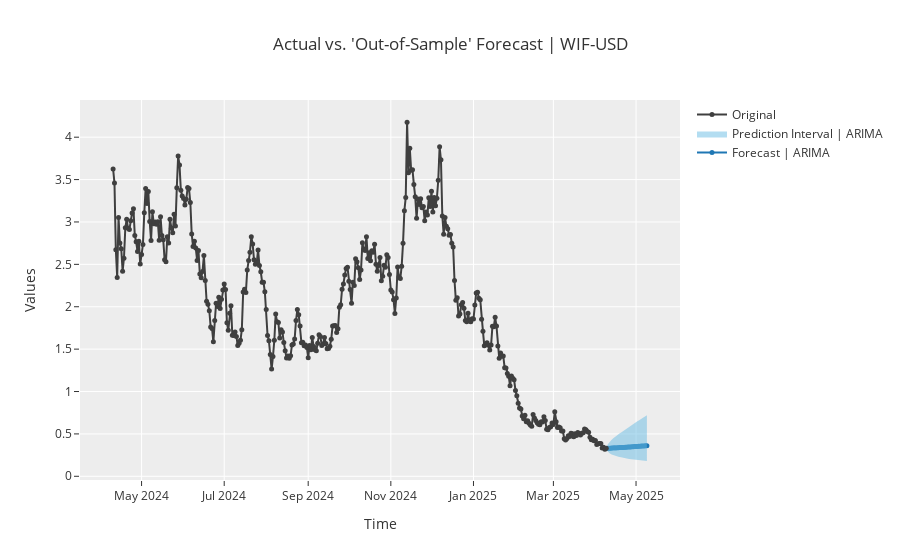
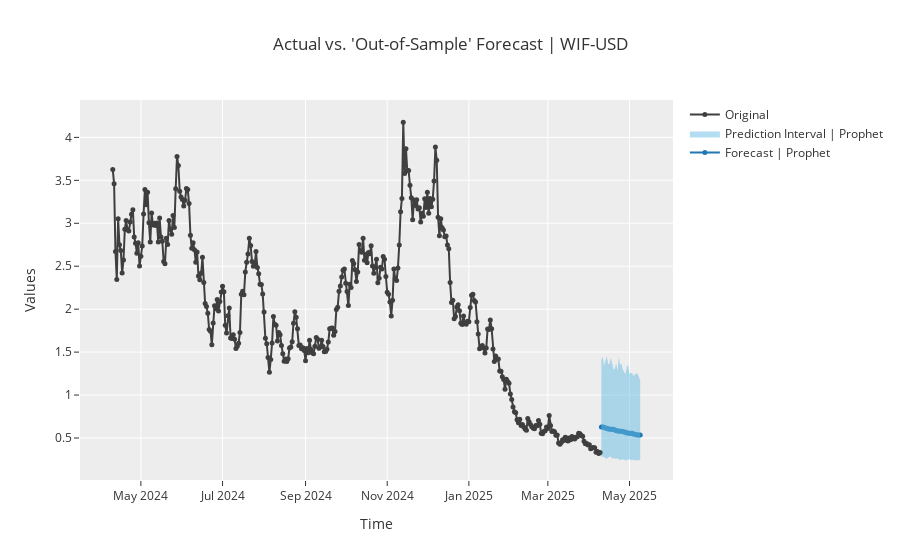

Notebook code cell kept with these figures, in order:
### Code cell
wif = df.loc[:,'WIF-USD']
# Set up PyCaret environment
s = setup(data=wif, 
          target = 'WIF-USD',
          transform_target='log',
          fh=30,  # Forecast horizon
          session_id=123,
          fold_strategy='expanding',
          seasonal_period='D',
          #fold_spans="adaptive",
          numeric_imputation_target = 'drift')
arima = create_model('arima')
prophet = create_model('prophet')
tuned_arima = tune_model(arima)
tuned_prophet = tune_model(prophet)
final_arima = finalize_model(tuned_arima)
final_prophet = finalize_model(tuned_prophet)
#future_dates = pd.date_range(df.index[-1], periods=30, freq='D')
arima_predictions = predict_model(final_arima)
prophet_predictions = predict_model(final_prophet)
#Plot prophet model forecast
plot_model(final_arima, plot='forecast')
#Plot prophet model forecast
plot_model(final_prophet, plot='forecast')
